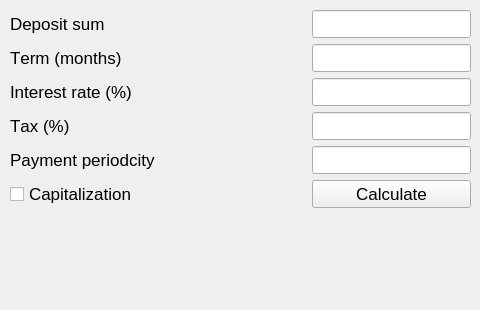
<?xml version="1.0" encoding="UTF-8"?>
<ui version="4.0">
 <class>DepositCalc</class>
 <widget class="QWidget" name="DepositCalc">
  <property name="geometry">
   <rect>
    <x>0</x>
    <y>0</y>
    <width>480</width>
    <height>310</height>
   </rect>
  </property>
  <property name="font">
   <font>
    <pointsize>10</pointsize>
    <kerning>false</kerning>
   </font>
  </property>
  <property name="cursor">
   <cursorShape>ArrowCursor</cursorShape>
  </property>
  <property name="windowTitle">
   <string>Form</string>
  </property>
  <widget class="QWidget" name="verticalLayoutWidget">
   <property name="geometry">
    <rect>
     <x>10</x>
     <y>10</y>
     <width>461</width>
     <height>291</height>
    </rect>
   </property>
   <layout class="QVBoxLayout" name="verticalLayout">
    <item>
     <layout class="QGridLayout" name="gridLayout">
      <item row="8" column="0" colspan="3">
       <widget class="QLabel" name="paid">
        <property name="font">
         <font>
          <pointsize>13</pointsize>
          <kerning>false</kerning>
         </font>
        </property>
        <property name="text">
         <string/>
        </property>
       </widget>
      </item>
      <item row="3" column="2">
       <widget class="QLineEdit" name="tax">
        <property name="font">
         <font>
          <pointsize>13</pointsize>
          <kerning>false</kerning>
         </font>
        </property>
       </widget>
      </item>
      <item row="5" column="2">
       <widget class="QPushButton" name="calc">
        <property name="font">
         <font>
          <pointsize>13</pointsize>
          <kerning>false</kerning>
         </font>
        </property>
        <property name="text">
         <string>Calculate</string>
        </property>
       </widget>
      </item>
      <item row="9" column="0" colspan="3">
       <widget class="QLabel" name="tax_paid">
        <property name="font">
         <font>
          <pointsize>13</pointsize>
          <kerning>false</kerning>
         </font>
        </property>
        <property name="text">
         <string/>
        </property>
       </widget>
      </item>
      <item row="0" column="2">
       <widget class="QLineEdit" name="deposit_sum">
        <property name="font">
         <font>
          <pointsize>13</pointsize>
          <kerning>false</kerning>
         </font>
        </property>
       </widget>
      </item>
      <item row="1" column="2">
       <widget class="QLineEdit" name="term">
        <property name="font">
         <font>
          <pointsize>13</pointsize>
          <kerning>false</kerning>
         </font>
        </property>
       </widget>
      </item>
      <item row="4" column="2">
       <widget class="QLineEdit" name="periodicity">
        <property name="font">
         <font>
          <pointsize>13</pointsize>
          <kerning>false</kerning>
         </font>
        </property>
       </widget>
      </item>
      <item row="5" column="0">
       <widget class="QCheckBox" name="capitalization">
        <property name="font">
         <font>
          <pointsize>13</pointsize>
          <kerning>false</kerning>
         </font>
        </property>
        <property name="text">
         <string>Capitalization</string>
        </property>
       </widget>
      </item>
      <item row="4" column="0">
       <widget class="QLabel" name="label_5">
        <property name="font">
         <font>
          <pointsize>13</pointsize>
          <italic>false</italic>
          <bold>false</bold>
          <underline>false</underline>
          <strikeout>false</strikeout>
          <kerning>false</kerning>
         </font>
        </property>
        <property name="text">
         <string>Payment periodcity</string>
        </property>
       </widget>
      </item>
      <item row="0" column="1">
       <spacer name="horizontalSpacer">
        <property name="orientation">
         <enum>Qt::Horizontal</enum>
        </property>
        <property name="sizeHint" stdset="0">
         <size>
          <width>40</width>
          <height>20</height>
         </size>
        </property>
       </spacer>
      </item>
      <item row="1" column="0">
       <widget class="QLabel" name="label_4">
        <property name="font">
         <font>
          <pointsize>13</pointsize>
          <italic>false</italic>
          <bold>false</bold>
          <underline>false</underline>
          <strikeout>false</strikeout>
          <kerning>false</kerning>
         </font>
        </property>
        <property name="text">
         <string>Term (months)</string>
        </property>
       </widget>
      </item>
      <item row="2" column="2">
       <widget class="QLineEdit" name="interest_rate">
        <property name="font">
         <font>
          <pointsize>13</pointsize>
          <kerning>false</kerning>
         </font>
        </property>
       </widget>
      </item>
      <item row="3" column="0">
       <widget class="QLabel" name="label_6">
        <property name="font">
         <font>
          <pointsize>13</pointsize>
          <italic>false</italic>
          <bold>false</bold>
          <underline>false</underline>
          <strikeout>false</strikeout>
          <kerning>false</kerning>
         </font>
        </property>
        <property name="text">
         <string>Tax (%)</string>
        </property>
       </widget>
      </item>
      <item row="2" column="0">
       <widget class="QLabel" name="label_7">
        <property name="font">
         <font>
          <pointsize>13</pointsize>
          <italic>false</italic>
          <bold>false</bold>
          <underline>false</underline>
          <strikeout>false</strikeout>
          <kerning>false</kerning>
         </font>
        </property>
        <property name="text">
         <string>Interest rate (%)</string>
        </property>
       </widget>
      </item>
      <item row="10" column="0" colspan="3">
       <widget class="QLabel" name="final_sum">
        <property name="font">
         <font>
          <pointsize>13</pointsize>
          <kerning>false</kerning>
         </font>
        </property>
        <property name="text">
         <string/>
        </property>
       </widget>
      </item>
      <item row="0" column="0">
       <widget class="QLabel" name="label_2">
        <property name="font">
         <font>
          <pointsize>13</pointsize>
          <italic>false</italic>
          <bold>false</bold>
          <underline>false</underline>
          <strikeout>false</strikeout>
          <kerning>false</kerning>
         </font>
        </property>
        <property name="text">
         <string>Deposit sum</string>
        </property>
       </widget>
      </item>
      <item row="7" column="0">
       <spacer name="verticalSpacer">
        <property name="orientation">
         <enum>Qt::Vertical</enum>
        </property>
        <property name="sizeHint" stdset="0">
         <size>
          <width>20</width>
          <height>40</height>
         </size>
        </property>
       </spacer>
      </item>
     </layout>
    </item>
   </layout>
  </widget>
 </widget>
 <resources/>
 <connections/>
</ui>
